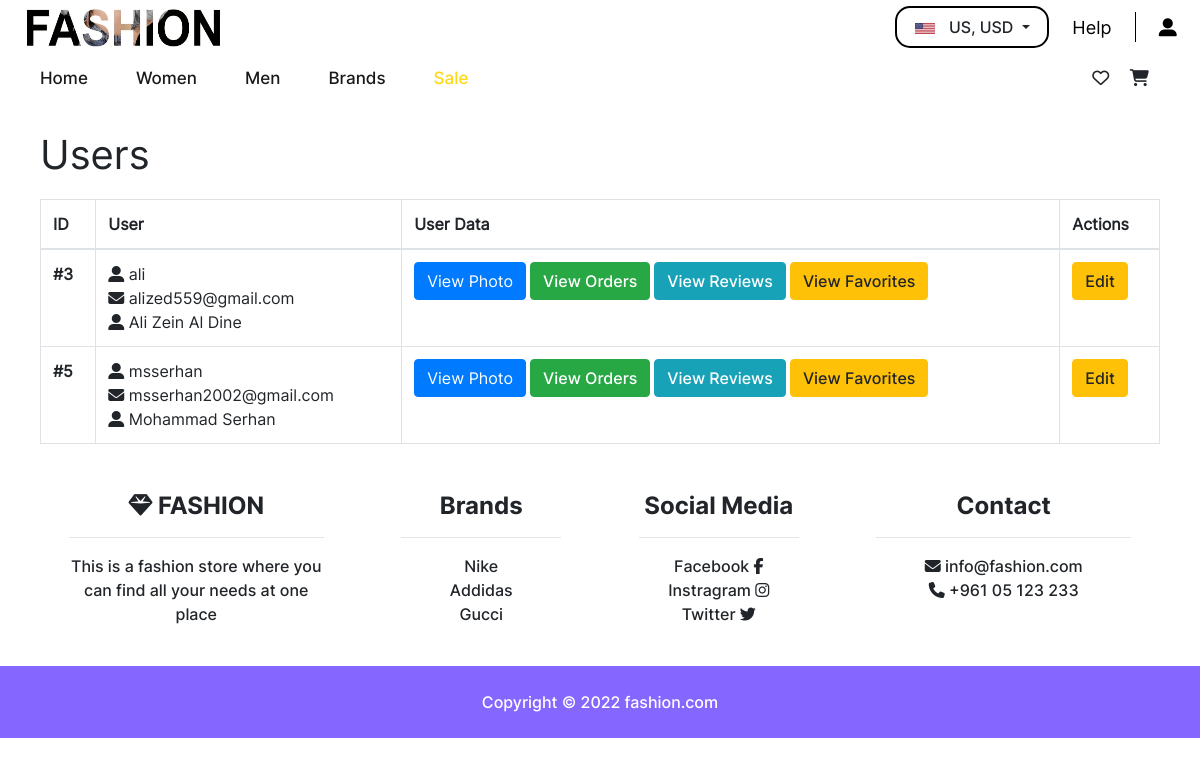
Before: /manageAllUsers.php with the older database file.
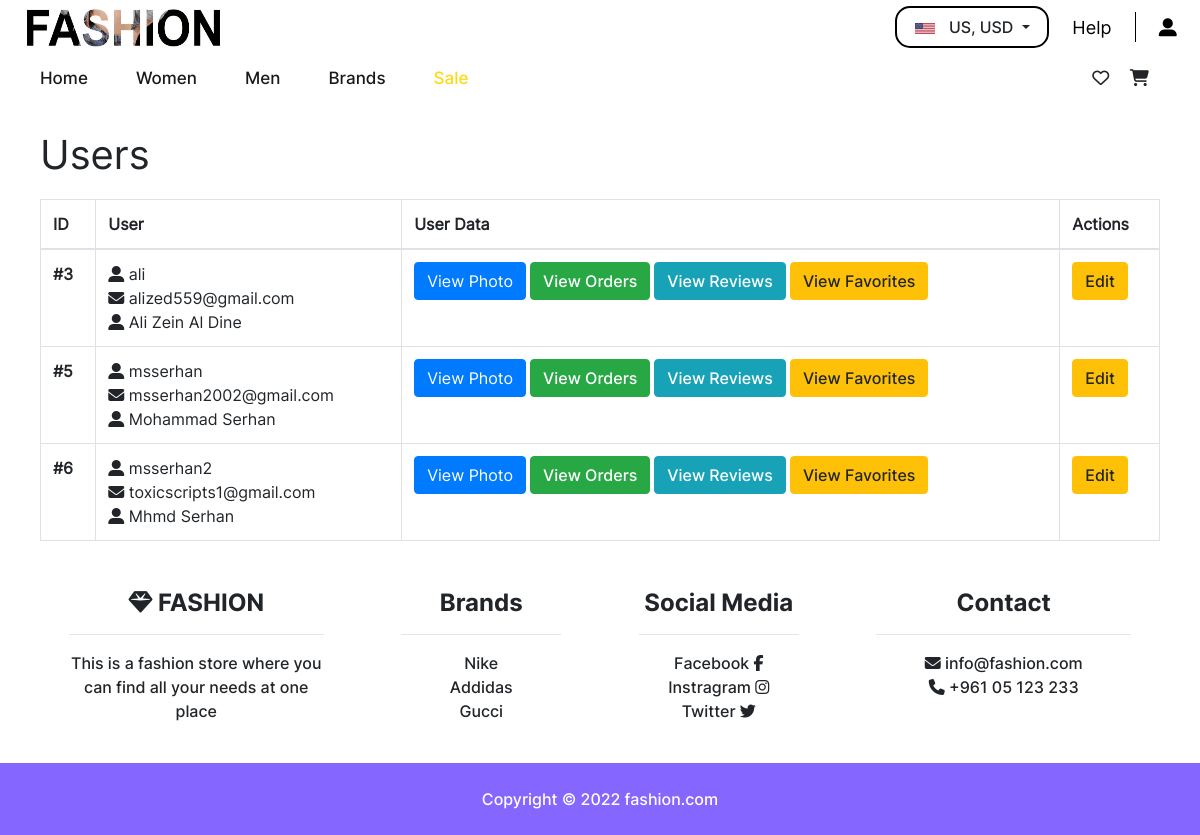
After: the same page with the newer database file.
### tables this page shows
CREATE TABLE `users` (
  `user_id` int(11) NOT NULL,
  `username` varchar(100) NOT NULL,
  `fullname` varchar(100) NOT NULL,
  `email` varchar(100) NOT NULL,
  `password` varchar(100) NOT NULL,
  `type` varchar(100) NOT NULL DEFAULT 'user',
  `photo` varbinary(100) NOT NULL
);

CREATE TABLE `brands` (
  `brand_id` int(11) NOT NULL,
  `name` varchar(255) NOT NULL,
  `link` text NOT NULL,
  `local` int(11) NOT NULL,
  `display_navbar` int(11) NOT NULL,
  `display_footer` int(11) NOT NULL
);

### manageAllUsers.php (the view, shortened to what this page needs)
<!DOCTYPE html>
<html lang="en">
<head>
    <link href="css/manageAllUsers.css" rel="stylesheet" media="screen">
    <?php include 'header.php' ?>
</head>
<body>
    <div class="container-fluid">
        <h1>Users</h1>
        <table class="table table-bordered">
            <thead>
                <tr>
                    <th scope="col">ID</th>
                    <th scope="col">User</th>
                    <th scope="col">User Data</th>
                    <th scope="col">Actions</th>
                </tr>
            </thead>
            <tbody>
                <?php
                    $sql = "SELECT * FROM users";
                    $result = mysqli_query($db, $sql);
                    if($result){
                        if(mysqli_num_rows($result) > 0){
                          while($row = mysqli_fetch_assoc($result)){
                                $user_id = $row['user_id'];
                                $username = $row['username'];
                                $fullname = $row['fullname'];
                                $email = $row['email'];
                                echo "<tr><th scope='row'>#$user_id</th>";
                                echo "<td><i class='fa fa-user-alt'></i> $username<br>";
                                echo "<i class='fa fa-envelope'></i> $email<br>";
                                echo "<i class='fa fa-user-alt'></i> $fullname<br></td>";
                                echo "<td>";
                                echo "<button class='btn btn-primary' data-toggle='modal' data-target='#photo$user_id'>View Photo</button>";
                                echo "<a href='showAllOrders.php?id=$user_id' class='btn btn-success ml-1'>View Orders</a>";
                                echo "<a href='showAllReviews.php?id=$user_id' class='btn btn-info ml-1'>View Reviews</a>";
                                echo "<a href='showAllFavorites.php?id=$user_id' class='btn btn-warning ml-1'>View Favorites</a>";
                                echo "</td>";
                                echo "<td><a href='editUser.php?id=$user_id'><button class='btn btn-warning'>Edit</button></a></td></tr>";
                          }
                        }
                    }
                ?>
            </tbody>
        </table>
    </div>
    <?php include 'footer.php' ?>
</body>
</html>

### footer.php (shortened to what this page needs)
<?php
if(isset($sticky) && $sticky){
    echo "<footer class='text-center fixed-bottom text-lg-start bg-white'>";
}else {
    echo "<footer class='text-center text-lg-start bg-white'>";
}
?>
<div class="container text-center text-md-start mt-5">
    <div class="row mt-3">
        <div class="col-md-3 col-lg-4 col-xl-3 mx-auto mb-4">
            <h6 class="footer-head"><i class="fas fa-gem"></i> FASHION</h6>
            <hr>
            <p>This is a fashion store where you can find all your needs at one place</p>
        </div>
        <div class="col-md-2 col-lg-2 col-xl-2 mx-auto mb-4">
            <h6 class="footer-head">Brands</h6>
            <hr>
            <?php
                include 'includes/config.php';
                $sql = "SELECT name,link FROM brands WHERE display_footer='1'";
                $result = mysqli_query($db, $sql);
                if($result){
                    if(mysqli_num_rows($result) > 0){
                        $totalSize = mysqli_num_rows($result);
                        $currentIndex = 0;
                        while($row = mysqli_fetch_assoc($result)){
                            $footername = $row["name"];
                            $footerlink = $row["link"];
                            echo "<a href='$footerlink' target='_blank' rel='noopener noreferrer' class='text-reset'>$footername</a>";
                            $currentIndex++;
                            if($currentIndex != $totalSize){
                                echo '<br>';
                            }
                        }
                    }else {
                    }
                }
            ?>
        </div>
        <div class="col-md-3 col-lg-2 col-xl-2 mx-auto mb-4">
            <h6 class="footer-head">Social Media</h6>
            <hr>
            <a href="#" class="text-reset">Facebook <i class="fab fa-facebook-f"></i></a>
            <br>
            <a href="#" class="text-reset">Instragram <i class="fab fa-instagram"></i></a>
            <br>
            <a href="#" class="text-reset">Twitter <i class="fab fa-twitter"></i></a>
        </div>
        <div class="col-md-4 col-lg-3 col-xl-3 mx-auto mb-md-0 mb-4">
            <h6 class="footer-head">Contact</h6>
            <hr>
            <a href="mailto:info@fashion.com" class="text-reset"><i class="fas fa-envelope me-3"></i> info@fashion.com</a>
            <p><i class="fas fa-phone me-3"></i> +961 05 123 233</p>
        </div>
    </div>
</div>
<div class="text-center p-4 copyrighttext" style="background-color: #8567FF">
    Copyright © 2022
    <a class="text-reset fw-bold" style="color: white;" href="#">fashion.com</a>
</div>
</footer>

Changed rows visible on the page:
added users: user_id "6", username "msserhan2", email "toxicscripts1@gmail.com", fullname "Mhmd Serhan"
